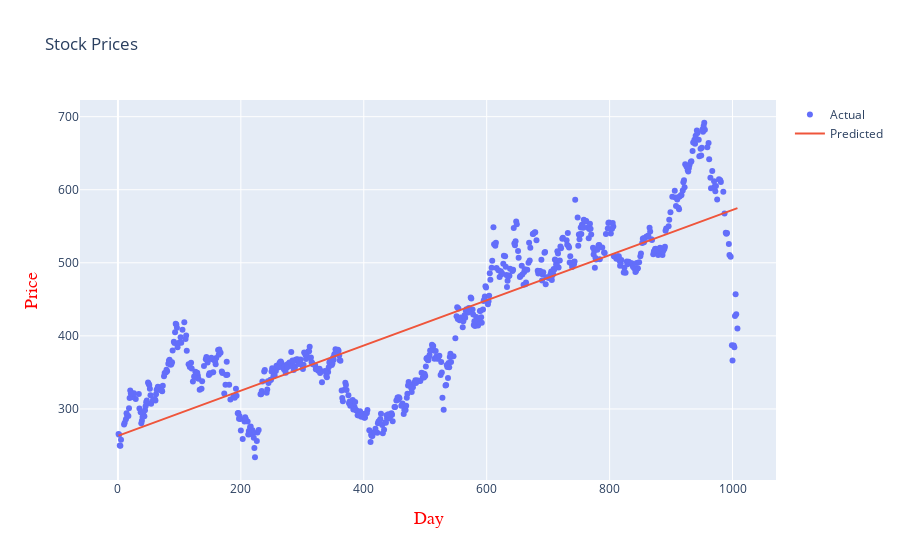

This figure's notebook cell:
### Code cell
iplot(plot2)

### Figure 1 — Plotly figure (JSON) as saved in the notebook; plotly's stock layout.template omitted (floating-point values rounded to 4 significant figures; data arrays with more than 128 entries replaced by an {"elided": "..."} marker saying what was removed)
{"data": [{"mode": "markers", "name": "Actual", "type": "scatter", "x": {"elided": "706 int values"}, "y": {"elided": "706 float values"}}, {"mode": "lines", "name": "Predicted", "type": "scatter", "x": {"elided": "706 int values"}, "y": {"elided": "706 float values"}}], "layout": {"autosize": true, "title": {"text": "Stock Prices"}, "xaxis": {"autorange": true, "range": [-60.52, 1070.0], "title": {"font": {"color": "red", "family": "Courier New, monospace", "size": 18}, "text": "Day"}, "type": "linear"}, "yaxis": {"autorange": true, "range": [196.1, 729.5], "title": {"font": {"color": "red", "family": "Courier New, monospace", "size": 18}, "text": "Price"}, "type": "linear"}}}
